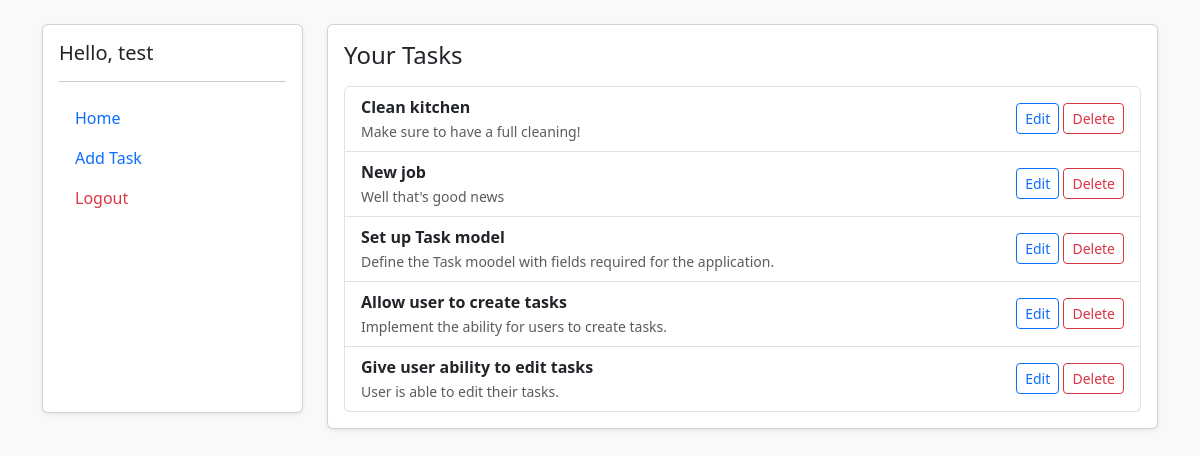
The app's page /tasks/dashboard/ (signed in) with its own data.
### tasks/models.py (models this page shows, shortened)
class Task(models.Model):
    user = models.ForeignKey(User, on_delete=models.CASCADE)
    title = models.CharField(max_length=200)
    comment = models.TextField()
    due_date = models.DateTimeField()
    created_at = models.DateTimeField(auto_now_add=True)
    updated_at = models.DateTimeField(auto_now=True)
    is_completed = models.BooleanField(default=False)

### tasks/views.py (the view)
# urls.py: path('dashboard/', views.dashboard, name='dashboard'),
@login_required
def dashboard(request):
    tasks = Task.objects.filter(user=request.user)
    return render(request, 'tasks/dashboard.html', {'tasks': tasks})

### tasks/templates/tasks/dashboard.html (shortened to what this page needs)
{% extends 'tasks/base.html' %}
{% block content %}
<div class="row mt-4">
  <div class="col-md-3 mb-3">
    <div class="card shadow-sm h-100">
      <div class="card-body">
        <h5 class="card-title">Hello, {{ user.username }}</h5>
        <hr>
        <ul class="nav flex-column">
          <li class="nav-item">
            <a href="{% url 'home' %}" class="nav-link">Home</a>
          </li>
          <li class="nav-item">
            <a href="{% url 'task_create' %}" class="nav-link">Add Task</a>
          </li>
          <li class="nav-item">
            <a href="{% url 'logout' %}" class="nav-link text-danger">Logout</a>
          </li>
        </ul>
      </div>
    </div>
  </div>
  <div class="col-md-9">
    <div class="card shadow-sm">
      <div class="card-body">
        <h4 class="card-title mb-3">Your Tasks</h4>
        {% if tasks %}
          <ul class="list-group">
            {% for task in tasks %}
              <li class="list-group-item d-flex justify-content-between align-items-center">
                <div>
                  <strong>{{ task.title }}</strong><br>
                  <small class="text-muted">{{ task.comment|default:"No note" }}</small>
                </div>
                <span>
                  <a href="{% url 'task_edit' task.id %}" class="btn btn-sm btn-outline-primary">Edit</a>
                  <a href="{% url 'task_delete' task.id %}" class="btn btn-sm btn-outline-danger">Delete</a>
                </span>
              </li>
            {% endfor %}
          </ul>
        {% else %}
          <p class="text-muted">No tasks added yet.</p>
        {% endif %}
      </div>
    </div>
  </div>
</div>
{% endblock %}

### tasks/templates/tasks/base.html (style rules this page uses)
body { background: #f8f9fa; }

### records on screen
Task: title "Clean kitchen", comment "Make sure to have a full cleaning!"
Task: title "New job", comment "Well that's good news"
Task: title "Set up Task model", comment "Define the Task moodel with fields required for the application."
Task: title "Allow user to create tasks", comment "Implement the ability for users to create tasks."
Task: title "Give user ability to edit tasks", comment "User is able to edit their tasks."

### other values on screen
{{ user.username }} "test"
